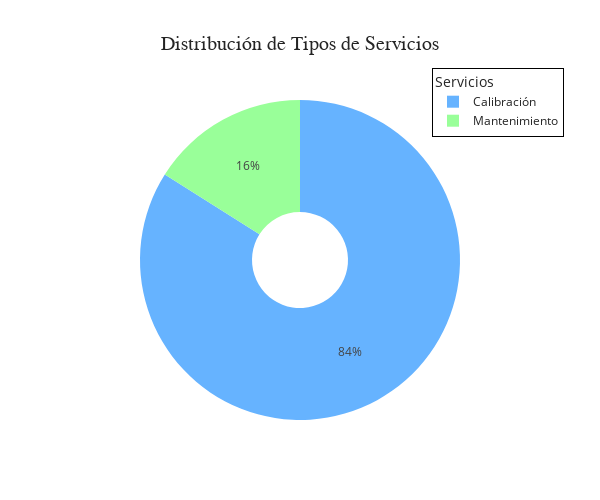

Notebook cell for this chart:
### Markdown cell above
#### Mostramos un gráfico de barras con los tipos de servicio

### Code cell
import plotly.graph_objects as go

fig = go.Figure(data=[ 
    go.Pie(
        labels=service_type.index, 
        values=service_type.values, 
        hole=0.3, 
        textinfo='percent',  # Muestra el porcentaje y el nombre
        hoverinfo='label+value',  # Muestra nombre y porcentaje al pasar el mouse
        marker=dict(
            colors=['#66b3ff', '#99ff99', '#ff6666', '#ffcc99'],  # Puedes ajustar estos colores
        ),
        #pull=[0.1, 0, 0, 0],  # Hace "salir" ligeramente la primera porción (opcional)
    )
])

fig.update_layout(
    template="plotly+seaborn",  # Combina los templates de plotly y seaborn
    width=600,
    height=500,
    title='Distribución de Tipos de Servicios',
    title_x=0.5,
    title_font=dict(size=20, family='Verdana, sans-serif'),
    legend_title_text="Servicios",
    legend=dict(
        x=0.8, y=1.1,
        bgcolor="rgba(255,255,255,0.5)",
        bordercolor="Black",
        borderwidth=1
    ),
    showlegend=True,
)

fig.show()

### Figure 1 — Plotly figure (JSON) as saved in the notebook; plotly's stock layout.template omitted (floating-point values rounded to 4 significant figures)
{"data": [{"hole": 0.3, "hoverinfo": "label+value", "labels": ["Calibración", "Mantenimiento"], "marker": {"colors": ["#66b3ff", "#99ff99", "#ff6666", "#ffcc99"]}, "textinfo": "percent", "type": "pie", "values": [388, 74]}], "layout": {"height": 500, "legend": {"bgcolor": "rgba(255,255,255,0.5)", "bordercolor": "Black", "borderwidth": 1, "title": {"text": "Servicios"}, "x": 0.8, "y": 1.1}, "showlegend": true, "title": {"font": {"family": "Verdana, sans-serif", "size": 20}, "text": "Distribución de Tipos de Servicios", "x": 0.5}, "width": 600}}
